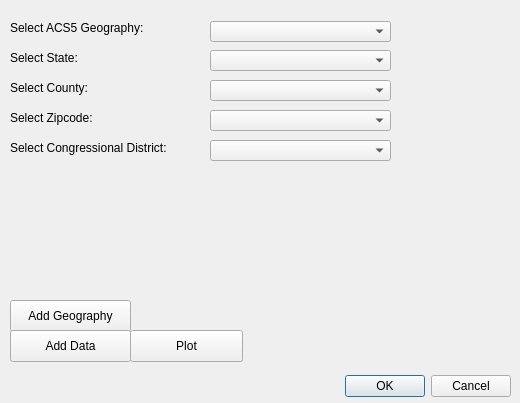
<?xml version="1.0" encoding="UTF-8"?>
<ui version="4.0">
 <class>GetCensusDialogBase</class>
 <widget class="QDialog" name="GetCensusDialogBase">
  <property name="geometry">
   <rect>
    <x>0</x>
    <y>0</y>
    <width>520</width>
    <height>403</height>
   </rect>
  </property>
  <property name="windowTitle">
   <string>Census Helper Plugin</string>
  </property>
  <widget class="QDialogButtonBox" name="button_box">
   <property name="geometry">
    <rect>
     <x>170</x>
     <y>370</y>
     <width>341</width>
     <height>32</height>
    </rect>
   </property>
   <property name="orientation">
    <enum>Qt::Horizontal</enum>
   </property>
   <property name="standardButtons">
    <set>QDialogButtonBox::Cancel|QDialogButtonBox::Ok</set>
   </property>
  </widget>
  <widget class="QComboBox" name="stateBox">
   <property name="geometry">
    <rect>
     <x>210</x>
     <y>50</y>
     <width>181</width>
     <height>21</height>
    </rect>
   </property>
   <property name="currentIndex">
    <number>-1</number>
   </property>
   <item>
    <property name="text">
     <string>Alabama</string>
    </property>
   </item>
   <item>
    <property name="text">
     <string>Alaska</string>
    </property>
   </item>
   <item>
    <property name="text">
     <string>Arizona</string>
    </property>
   </item>
   <item>
    <property name="text">
     <string>Arkansas</string>
    </property>
   </item>
   <item>
    <property name="text">
     <string>California</string>
    </property>
   </item>
   <item>
    <property name="text">
     <string>Colorado</string>
    </property>
   </item>
   <item>
    <property name="text">
     <string>Connecticut</string>
    </property>
   </item>
   <item>
    <property name="text">
     <string>Delaware</string>
    </property>
   </item>
   <item>
    <property name="text">
     <string>District of Columbia</string>
    </property>
   </item>
   <item>
    <property name="text">
     <string>Florida</string>
    </property>
   </item>
   <item>
    <property name="text">
     <string>Georgia</string>
    </property>
   </item>
   <item>
    <property name="text">
     <string>Hawaii</string>
    </property>
   </item>
   <item>
    <property name="text">
     <string>Idaho</string>
    </property>
   </item>
   <item>
    <property name="text">
     <string>Illinois</string>
    </property>
   </item>
   <item>
    <property name="text">
     <string>Indiana</string>
    </property>
   </item>
   <item>
    <property name="text">
     <string>Iowa</string>
    </property>
   </item>
   <item>
    <property name="text">
     <string>Kansas</string>
    </property>
   </item>
   <item>
    <property name="text">
     <string>Kentucky</string>
    </property>
   </item>
   <item>
    <property name="text">
     <string>Louisiana</string>
    </property>
   </item>
   <item>
    <property name="text">
     <string>Maine</string>
    </property>
   </item>
   <item>
    <property name="text">
     <string>Maryland</string>
    </property>
   </item>
   <item>
    <property name="text">
     <string>Massachusetts</string>
    </property>
   </item>
   <item>
    <property name="text">
     <string>Michigan</string>
    </property>
   </item>
   <item>
    <property name="text">
     <string>Minnesota</string>
    </property>
   </item>
   <item>
    <property name="text">
     <string>Mississippi</string>
    </property>
   </item>
   <item>
    <property name="text">
     <string>Missouri</string>
    </property>
   </item>
   <item>
    <property name="text">
     <string>Montana</string>
    </property>
   </item>
   <item>
    <property name="text">
     <string>Nebraska</string>
    </property>
   </item>
   <item>
    <property name="text">
     <string>Nevada</string>
    </property>
   </item>
   <item>
    <property name="text">
     <string>New Hampshire</string>
    </property>
   </item>
   <item>
    <property name="text">
     <string>New Jersey</string>
    </property>
   </item>
   <item>
    <property name="text">
     <string>New Mexico</string>
    </property>
   </item>
   <item>
    <property name="text">
     <string>New York</string>
    </property>
   </item>
   <item>
    <property name="text">
     <string>North Carolina</string>
    </property>
   </item>
   <item>
    <property name="text">
     <string>North Dakota</string>
    </property>
   </item>
   <item>
    <property name="text">
     <string>Ohio</string>
    </property>
   </item>
   <item>
    <property name="text">
     <string>Oklahoma</string>
    </property>
   </item>
   <item>
    <property name="text">
     <string>Oregon</string>
    </property>
   </item>
   <item>
    <property name="text">
     <string>Pennsylvania</string>
    </property>
   </item>
   <item>
    <property name="text">
     <string>Rhode Island</string>
    </property>
   </item>
   <item>
    <property name="text">
     <string>South Carolina</string>
    </property>
   </item>
   <item>
    <property name="text">
     <string>South Dakota</string>
    </property>
   </item>
   <item>
    <property name="text">
     <string>Tennessee</string>
    </property>
   </item>
   <item>
    <property name="text">
     <string>Texas</string>
    </property>
   </item>
   <item>
    <property name="text">
     <string>Utah</string>
    </property>
   </item>
   <item>
    <property name="text">
     <string>Vermont</string>
    </property>
   </item>
   <item>
    <property name="text">
     <string>Virginia</string>
    </property>
   </item>
   <item>
    <property name="text">
     <string>Washington</string>
    </property>
   </item>
   <item>
    <property name="text">
     <string>West Virginia</string>
    </property>
   </item>
   <item>
    <property name="text">
     <string>Wisconsin</string>
    </property>
   </item>
   <item>
    <property name="text">
     <string>Wyoming</string>
    </property>
   </item>
  </widget>
  <widget class="QLabel" name="labelS">
   <property name="geometry">
    <rect>
     <x>10</x>
     <y>50</y>
     <width>91</width>
     <height>16</height>
    </rect>
   </property>
   <property name="lineWidth">
    <number>1</number>
   </property>
   <property name="text">
    <string>Select State:</string>
   </property>
  </widget>
  <widget class="QPushButton" name="addGeo">
   <property name="geometry">
    <rect>
     <x>10</x>
     <y>300</y>
     <width>121</width>
     <height>32</height>
    </rect>
   </property>
   <property name="text">
    <string>Add Geography</string>
   </property>
  </widget>
  <widget class="QPushButton" name="plotButton">
   <property name="geometry">
    <rect>
     <x>130</x>
     <y>330</y>
     <width>113</width>
     <height>32</height>
    </rect>
   </property>
   <property name="text">
    <string>Plot</string>
   </property>
  </widget>
  <widget class="QLabel" name="labelC">
   <property name="geometry">
    <rect>
     <x>10</x>
     <y>80</y>
     <width>101</width>
     <height>16</height>
    </rect>
   </property>
   <property name="text">
    <string>Select County:</string>
   </property>
  </widget>
  <widget class="QLabel" name="labelG">
   <property name="geometry">
    <rect>
     <x>10</x>
     <y>20</y>
     <width>161</width>
     <height>16</height>
    </rect>
   </property>
   <property name="text">
    <string>Select ACS5 Geography:</string>
   </property>
  </widget>
  <widget class="QComboBox" name="countyBox">
   <property name="geometry">
    <rect>
     <x>210</x>
     <y>80</y>
     <width>181</width>
     <height>21</height>
    </rect>
   </property>
  </widget>
  <widget class="QComboBox" name="acs5Box">
   <property name="geometry">
    <rect>
     <x>210</x>
     <y>21</y>
     <width>181</width>
     <height>21</height>
    </rect>
   </property>
   <property name="currentIndex">
    <number>-1</number>
   </property>
   <item>
    <property name="text">
     <string>County</string>
    </property>
   </item>
   <item>
    <property name="text">
     <string>Congressional District</string>
    </property>
   </item>
   <item>
    <property name="text">
     <string>State</string>
    </property>
   </item>
   <item>
    <property name="text">
     <string>Zipcode</string>
    </property>
   </item>
  </widget>
  <widget class="QPushButton" name="addData">
   <property name="geometry">
    <rect>
     <x>10</x>
     <y>330</y>
     <width>121</width>
     <height>32</height>
    </rect>
   </property>
   <property name="text">
    <string>Add Data</string>
   </property>
  </widget>
  <widget class="QLabel" name="labelZ">
   <property name="geometry">
    <rect>
     <x>10</x>
     <y>110</y>
     <width>101</width>
     <height>16</height>
    </rect>
   </property>
   <property name="text">
    <string>Select Zipcode:</string>
   </property>
  </widget>
  <widget class="QComboBox" name="zipcodeBox">
   <property name="geometry">
    <rect>
     <x>210</x>
     <y>110</y>
     <width>181</width>
     <height>21</height>
    </rect>
   </property>
  </widget>
  <widget class="QLabel" name="labelCD">
   <property name="geometry">
    <rect>
     <x>10</x>
     <y>140</y>
     <width>181</width>
     <height>16</height>
    </rect>
   </property>
   <property name="text">
    <string>Select Congressional District:</string>
   </property>
  </widget>
  <widget class="QComboBox" name="cdBox">
   <property name="geometry">
    <rect>
     <x>210</x>
     <y>140</y>
     <width>181</width>
     <height>21</height>
    </rect>
   </property>
  </widget>
 </widget>
 <resources/>
 <connections>
  <connection>
   <sender>button_box</sender>
   <signal>accepted()</signal>
   <receiver>GetCensusDialogBase</receiver>
   <slot>accept()</slot>
   <hints>
    <hint type="sourcelabel">
     <x>20</x>
     <y>20</y>
    </hint>
    <hint type="destinationlabel">
     <x>20</x>
     <y>20</y>
    </hint>
   </hints>
  </connection>
  <connection>
   <sender>button_box</sender>
   <signal>rejected()</signal>
   <receiver>GetCensusDialogBase</receiver>
   <slot>reject()</slot>
   <hints>
    <hint type="sourcelabel">
     <x>20</x>
     <y>20</y>
    </hint>
    <hint type="destinationlabel">
     <x>20</x>
     <y>20</y>
    </hint>
   </hints>
  </connection>
 </connections>
</ui>
